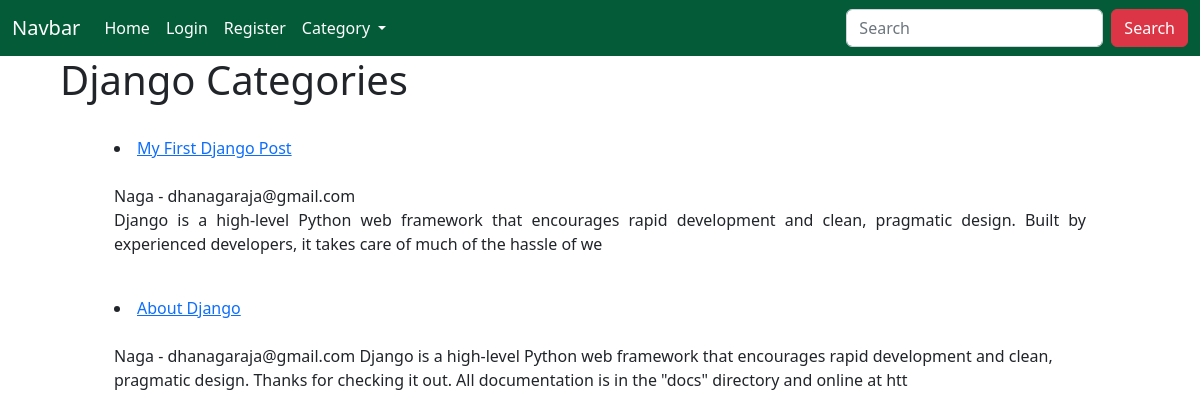
/category/Django/, run on the app's committed database.
### myblog/models.py (models this page shows, shortened)
class Category(models.Model):
    category = models.CharField(max_length=50)
    def __str__(self):
        return self.category

class Post(models.Model):
    title = models.CharField(max_length=50)
    author = models.ForeignKey(User, on_delete=models.CASCADE)
    body = models.TextField()
    stamp = models.DateTimeField(auto_now_add=True)
    category = models.ForeignKey(Category, on_delete=models.DO_NOTHING, null=True)

### myblog/views.py (the view)
# urls.py: path('category/<str:cats>/', CategoryView, name="view-category"),
def CategoryView(request,cats):
    catagory = Post.objects.filter(category__category=cats)
    cat_menu = Category.objects.all()
    return render(request, 'categories.html', {'cats':cats, 'category':catagory, "cat_menu":cat_menu })

### template/categories.html (shortened to what this page needs)
{% extends "base.html" %}
{% block contents %}
<div style="padding-left:5%;padding-right:5%;">
    <h1>{{cats}} Categories</h1>
    {% for post in category %}
    <div style="padding-left:5%;padding-right:5%;">
        <br>
        <li><a href={% url "detail-view" post.pk %}>{{post.title}}</a></li>
        <br>{{post.author.first_name}} - {{post.author.email}}
        {{ post.body|slice:":200"|safe }}
    </div>
    {% endfor %}
</div>
{% endblock %}

### data on the page
Category: category "Django"
Post: title "My First Django Post", author.first_name "Naga", author.email "dhanagaraja@gmail.com", body "Django is a high-level Python web framework that encourages rapid development and clean, pragmatic design. Built by experienced developers, it takes care of much of the hassle of we"
Post: title "About Django", author.first_name "Naga", author.email "dhanagaraja@gmail.com", body "Django is a high-level Python web framework that encourages rapid development and clean, pragmatic design. Thanks for checking it out. All documentation is in the \"docs\" directory and online at htt"
